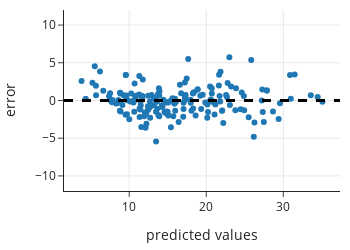

Source (notebook cell):
### Code cell
fig = px.scatter(y = error_2var, x=predicted_2var,
                 labels={"y": "error", "x": "predicted values"},
                 width=350, height=250)

fig.update_yaxes(range=[-12, 12])
fig.add_hline(0, line_width=3, line_dash='dash', opacity=1)

fig.show()

### Figure 1 — Plotly figure (JSON) as saved in the notebook; plotly's stock layout.template omitted (floating-point values rounded to 4 significant figures; data arrays with more than 128 entries replaced by an {"elided": "..."} marker saying what was removed)
{"data": [{"hovertemplate": "predicted values=%{x}<br>error=%{y}<extra></extra>", "legendgroup": "", "marker": {"color": "#1F77B4", "symbol": "circle"}, "mode": "markers", "name": "", "orientation": "v", "showlegend": false, "type": "scatter", "x": {"elided": "176 float values"}, "xaxis": "x", "y": {"elided": "176 float values"}, "yaxis": "y"}], "layout": {"height": 250, "legend": {"tracegroupgap": 0}, "shapes": [{"line": {"dash": "dash", "width": 3}, "opacity": 1, "type": "line", "x0": 0, "x1": 1, "xref": "x domain", "y0": 0, "y1": 0, "yref": "y"}], "width": 350, "xaxis": {"anchor": "y", "autorange": true, "domain": [0, 1], "range": [1.537, 37.36], "title": {"text": "predicted values"}, "type": "linear"}, "yaxis": {"anchor": "x", "domain": [0, 1], "range": [-12, 12], "title": {"text": "error"}, "type": "linear"}}}
